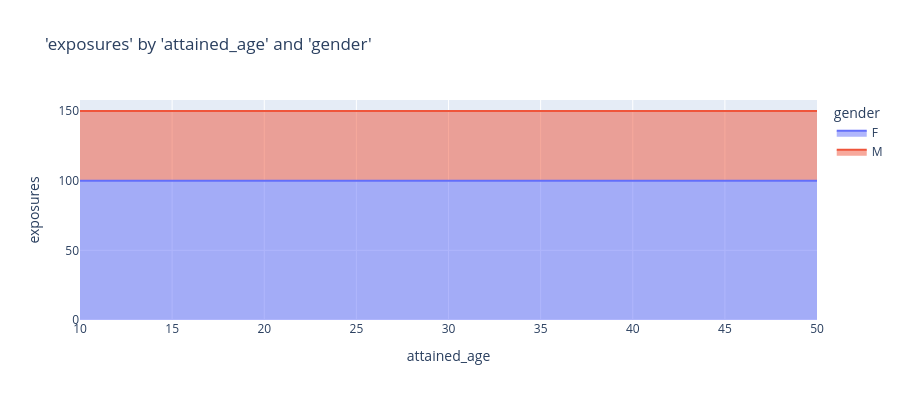

The cell this chart's notebook holds for it:
### Markdown cell above
## Area

### Code cell
charters.chart(df=df, x_axis="attained_age", y_axis="exposures", color="gender", type="area")

### Figure 1 — Plotly figure (JSON) as saved in the notebook; plotly's stock layout.template omitted (floating-point values rounded to 4 significant figures)
{"data": [{"fillpattern": {"shape": ""}, "hovertemplate": "gender=F<br>attained_age=%{x}<br>exposures=%{y}<extra></extra>", "legendgroup": "F", "line": {"color": "#636efa"}, "marker": {"symbol": "circle"}, "mode": "lines", "name": "F", "orientation": "v", "showlegend": true, "stackgroup": "1", "type": "scatter", "x": [10, 20, 30, 40, 50], "xaxis": "x", "y": [100, 100, 100, 100, 100], "yaxis": "y"}, {"fillpattern": {"shape": ""}, "hovertemplate": "gender=M<br>attained_age=%{x}<br>exposures=%{y}<extra></extra>", "legendgroup": "M", "line": {"color": "#EF553B"}, "marker": {"symbol": "circle"}, "mode": "lines", "name": "M", "orientation": "v", "showlegend": true, "stackgroup": "1", "type": "scatter", "x": [10, 20, 30, 40, 50], "xaxis": "x", "y": [50, 50, 50, 50, 50], "yaxis": "y"}], "layout": {"height": 400, "legend": {"title": {"text": "gender"}, "tracegroupgap": 0}, "title": {"text": "'exposures' by 'attained_age' and 'gender'"}, "xaxis": {"anchor": "y", "domain": [0, 1], "title": {"text": "attained_age"}}, "yaxis": {"anchor": "x", "domain": [0, 1], "title": {"text": "exposures"}, "type": "-"}}}
